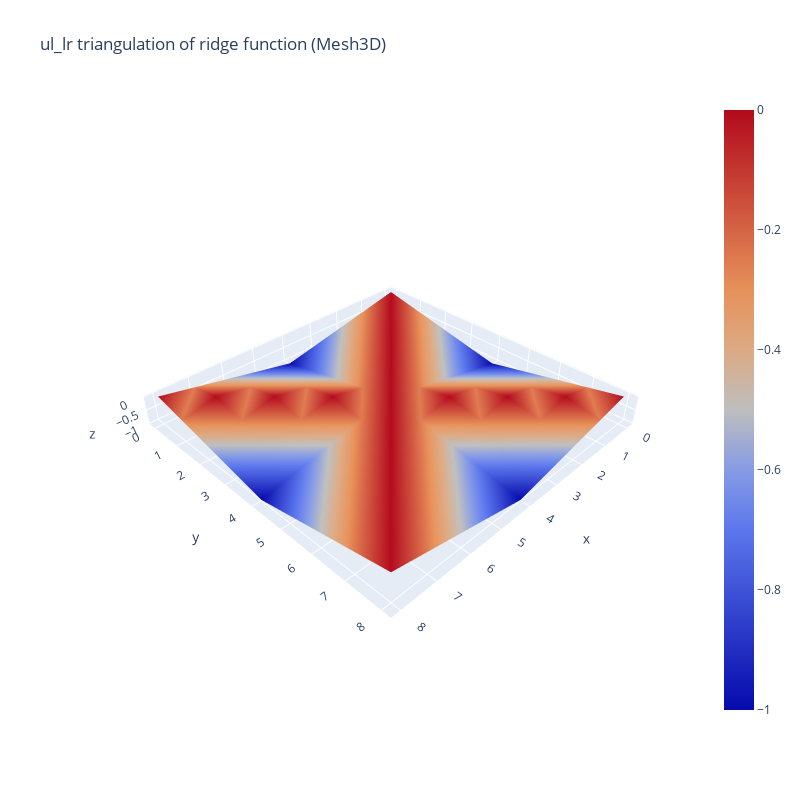
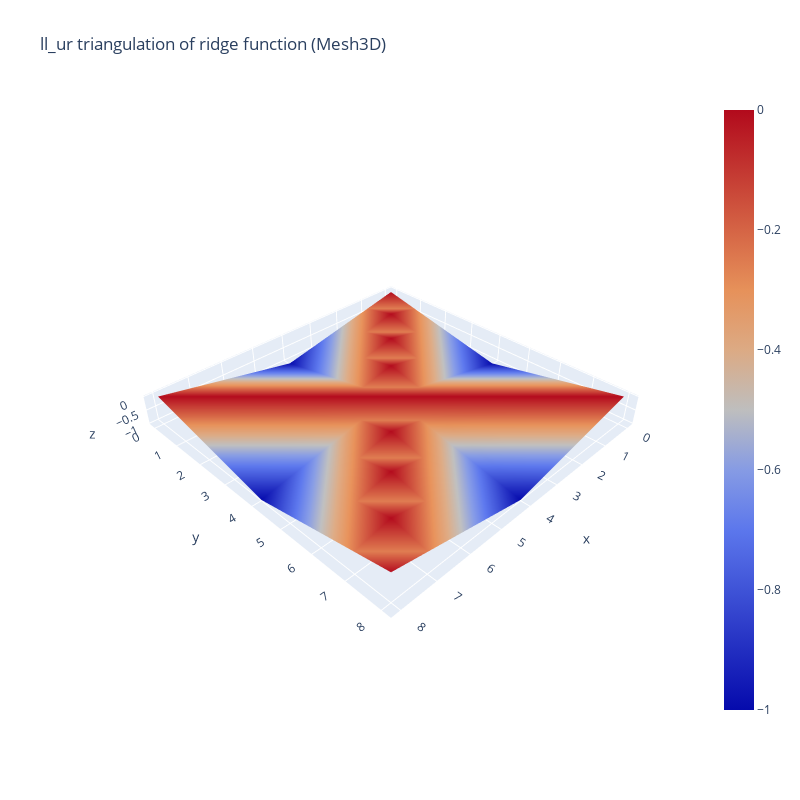
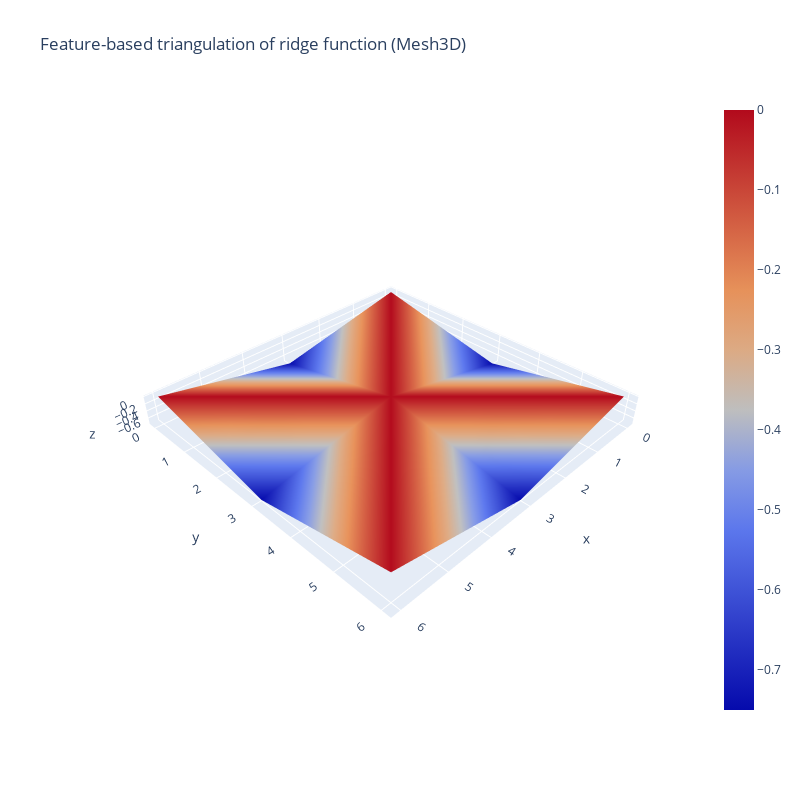

Notebook code cell kept with these figures, in order:
### Code cell
def test_plot_mesh3d():
    """ Test plot_mesh3d() """
    
    # Feature-based plots of test function
    verts, tris = make_trimesh_fixed(DEMS["ridge"], diagonal="ul_lr")
    title = "ul_lr triangulation of ridge function (Mesh3D)"
    fig = plot_mesh3d(verts, tris, title)
    fig.show()
    
    verts, tris = make_trimesh_fixed(DEMS["ridge"], diagonal="ll_ur")
    title = "ll_ur triangulation of ridge function (Mesh3D)"
    fig = plot_mesh3d(verts, tris, title)
    fig.show()
    
    verts, tris = make_trimesh_feature(DEMS["ridge"])
    title = "Feature-based triangulation of ridge function (Mesh3D)"
    fig = plot_mesh3d(verts, tris, title)
    fig.show()
    
test_plot_mesh3d()

### Figure 1 — Plotly figure (JSON) as saved in the notebook; plotly's stock layout.template omitted (floating-point values rounded to 4 significant figures)
{"data": [{"colorscale": [[0, "rgb(5,10,172)"], [0.1, "rgb(34,46,193)"], [0.2, "rgb(63,83,215)"], [0.3, "rgb(92,119,236)"], [0.4, "rgb(134,155,228)"], [0.5, "rgb(190,190,190)"], [0.6, "rgb(220,170,132)"], [0.7, "rgb(230,145,90)"], [0.8, "rgb(213,100,69)"], [0.9, "rgb(195,55,49)"], [1, "rgb(178,10,28)"]], "i": [0, 10, 1, 11, 2, 12, 3, 13, 4, 14, 5, 15, 6, 16, 7, 17, 9, 19, 10, 20, 11, 21, 12, 22, 13, 23, 14, 24, 15, 25, 16, 26, 18, 28, 19, 29, 20, 30, 21, 31, 22, 32, 23, 33, 24, 34, 25, 35, 27, 37, 28, 38, 29, 39, 30, 40, 31, 41, 32, 42, 33, 43, 34, 44, 36, 46, 37, 47, 38, 48, 39, 49, 40, 50, 41, 51, 42, 52, 43, 53, 45, 55, 46, 56, 47, 57, 48, 58, 49, 59, 50, 60, 51, 61, 52, 62, 54, 64, 55, 65, 56, 66, 57, 67, 58, 68, 59, 69, 60, 70, 61, 71, 63, 73, 64, 74, 65, 75, 66, 76, 67, 77, 68, 78, 69, 79, 70, 80], "intensity": [0, -0.25, -0.5, -0.75, -1, -0.75, -0.5, -0.25, 0, -0.25, 0, -0.25, -0.5, -0.75, -0.5, -0.25, 0, -0.25, -0.5, -0.25, 0, -0.25, -0.5, -0.25, 0, -0.25, -0.5, -0.75, -0.5, -0.25, 0, -0.25, 0, -0.25, -0.5, -0.75, -1, -0.75, -0.5, -0.25, 0, -0.25, -0.5, -0.75, -1, -0.75, -0.5, -0.25, 0, -0.25, 0, -0.25, -0.5, -0.75, -0.5, -0.25, 0, -0.25, -0.5, -0.25, 0, -0.25, -0.5, -0.25, 0, -0.25, -0.5, -0.75, -0.5, -0.25, 0, -0.25, 0, -0.25, -0.5, -0.75, -1, -0.75, -0.5, -0.25, 0], "j": [1, 9, 2, 10, 3, 11, 4, 12, 5, 13, 6, 14, 7, 15, 8, 16, 10, 18, 11, 19, 12, 20, 13, 21, 14, 22, 15, 23, 16, 24, 17, 25, 19, 27, 20, 28, 21, 29, 22, 30, 23, 31, 24, 32, 25, 33, 26, 34, 28, 36, 29, 37, 30, 38, 31, 39, 32, 40, 33, 41, 34, 42, 35, 43, 37, 45, 38, 46, 39, 47, 40, 48, 41, 49, 42, 50, 43, 51, 44, 52, 46, 54, 47, 55, 48, 56, 49, 57, 50, 58, 51, 59, 52, 60, 53, 61, 55, 63, 56, 64, 57, 65, 58, 66, 59, 67, 60, 68, 61, 69, 62, 70, 64, 72, 65, 73, 66, 74, 67, 75, 68, 76, 69, 77, 70, 78, 71, 79], "k": [10, 0, 11, 1, 12, 2, 13, 3, 14, 4, 15, 5, 16, 6, 17, 7, 19, 9, 20, 10, 21, 11, 22, 12, 23, 13, 24, 14, 25, 15, 26, 16, 28, 18, 29, 19, 30, 20, 31, 21, 32, 22, 33, 23, 34, 24, 35, 25, 37, 27, 38, 28, 39, 29, 40, 30, 41, 31, 42, 32, 43, 33, 44, 34, 46, 36, 47, 37, 48, 38, 49, 39, 50, 40, 51, 41, 52, 42, 53, 43, 55, 45, 56, 46, 57, 47, 58, 48, 59, 49, 60, 50, 61, 51, 62, 52, 64, 54, 65, 55, 66, 56, 67, 57, 68, 58, 69, 59, 70, 60, 71, 61, 73, 63, 74, 64, 75, 65, 76, 66, 77, 67, 78, 68, 79, 69, 80, 70], "type": "mesh3d", "x": [0, 1, 2, 3, 4, 5, 6, 7, 8, 0, 1, 2, 3, 4, 5, 6, 7, 8, 0, 1, 2, 3, 4, 5, 6, 7, 8, 0, 1, 2, 3, 4, 5, 6, 7, 8, 0, 1, 2, 3, 4, 5, 6, 7, 8, 0, 1, 2, 3, 4, 5, 6, 7, 8, 0, 1, 2, 3, 4, 5, 6, 7, 8, 0, 1, 2, 3, 4, 5, 6, 7, 8, 0, 1, 2, 3, 4, 5, 6, 7, 8], "y": [0, 0, 0, 0, 0, 0, 0, 0, 0, 1, 1, 1, 1, 1, 1, 1, 1, 1, 2, 2, 2, 2, 2, 2, 2, 2, 2, 3, 3, 3, 3, 3, 3, 3, 3, 3, 4, 4, 4, 4, 4, 4, 4, 4, 4, 5, 5, 5, 5, 5, 5, 5, 5, 5, 6, 6, 6, 6, 6, 6, 6, 6, 6, 7, 7, 7, 7, 7, 7, 7, 7, 7, 8, 8, 8, 8, 8, 8, 8, 8, 8], "z": [0, -0.25, -0.5, -0.75, -1, -0.75, -0.5, -0.25, 0, -0.25, 0, -0.25, -0.5, -0.75, -0.5, -0.25, 0, -0.25, -0.5, -0.25, 0, -0.25, -0.5, -0.25, 0, -0.25, -0.5, -0.75, -0.5, -0.25, 0, -0.25, 0, -0.25, -0.5, -0.75, -1, -0.75, -0.5, -0.25, 0, -0.25, -0.5, -0.75, -1, -0.75, -0.5, -0.25, 0, -0.25, 0, -0.25, -0.5, -0.75, -0.5, -0.25, 0, -0.25, -0.5, -0.25, 0, -0.25, -0.5, -0.25, 0, -0.25, -0.5, -0.75, -0.5, -0.25, 0, -0.25, 0, -0.25, -0.5, -0.75, -1, -0.75, -0.5, -0.25, 0]}], "layout": {"height": 800, "scene": {"aspectratio": {"x": 1, "y": 1, "z": 0.1}, "camera": {}}, "title": {"text": "ul_lr triangulation of ridge function (Mesh3D)"}, "width": 800}}

### Figure 2 — Plotly figure (JSON) as saved in the notebook; plotly's stock layout.template omitted (floating-point values rounded to 4 significant figures)
{"data": [{"colorscale": [[0, "rgb(5,10,172)"], [0.1, "rgb(34,46,193)"], [0.2, "rgb(63,83,215)"], [0.3, "rgb(92,119,236)"], [0.4, "rgb(134,155,228)"], [0.5, "rgb(190,190,190)"], [0.6, "rgb(220,170,132)"], [0.7, "rgb(230,145,90)"], [0.8, "rgb(213,100,69)"], [0.9, "rgb(195,55,49)"], [1, "rgb(178,10,28)"]], "i": [9, 1, 10, 2, 11, 3, 12, 4, 13, 5, 14, 6, 15, 7, 16, 8, 18, 10, 19, 11, 20, 12, 21, 13, 22, 14, 23, 15, 24, 16, 25, 17, 27, 19, 28, 20, 29, 21, 30, 22, 31, 23, 32, 24, 33, 25, 34, 26, 36, 28, 37, 29, 38, 30, 39, 31, 40, 32, 41, 33, 42, 34, 43, 35, 45, 37, 46, 38, 47, 39, 48, 40, 49, 41, 50, 42, 51, 43, 52, 44, 54, 46, 55, 47, 56, 48, 57, 49, 58, 50, 59, 51, 60, 52, 61, 53, 63, 55, 64, 56, 65, 57, 66, 58, 67, 59, 68, 60, 69, 61, 70, 62, 72, 64, 73, 65, 74, 66, 75, 67, 76, 68, 77, 69, 78, 70, 79, 71], "intensity": [0, -0.25, -0.5, -0.75, -1, -0.75, -0.5, -0.25, 0, -0.25, 0, -0.25, -0.5, -0.75, -0.5, -0.25, 0, -0.25, -0.5, -0.25, 0, -0.25, -0.5, -0.25, 0, -0.25, -0.5, -0.75, -0.5, -0.25, 0, -0.25, 0, -0.25, -0.5, -0.75, -1, -0.75, -0.5, -0.25, 0, -0.25, -0.5, -0.75, -1, -0.75, -0.5, -0.25, 0, -0.25, 0, -0.25, -0.5, -0.75, -0.5, -0.25, 0, -0.25, -0.5, -0.25, 0, -0.25, -0.5, -0.25, 0, -0.25, -0.5, -0.75, -0.5, -0.25, 0, -0.25, 0, -0.25, -0.5, -0.75, -1, -0.75, -0.5, -0.25, 0], "j": [0, 10, 1, 11, 2, 12, 3, 13, 4, 14, 5, 15, 6, 16, 7, 17, 9, 19, 10, 20, 11, 21, 12, 22, 13, 23, 14, 24, 15, 25, 16, 26, 18, 28, 19, 29, 20, 30, 21, 31, 22, 32, 23, 33, 24, 34, 25, 35, 27, 37, 28, 38, 29, 39, 30, 40, 31, 41, 32, 42, 33, 43, 34, 44, 36, 46, 37, 47, 38, 48, 39, 49, 40, 50, 41, 51, 42, 52, 43, 53, 45, 55, 46, 56, 47, 57, 48, 58, 49, 59, 50, 60, 51, 61, 52, 62, 54, 64, 55, 65, 56, 66, 57, 67, 58, 68, 59, 69, 60, 70, 61, 71, 63, 73, 64, 74, 65, 75, 66, 76, 67, 77, 68, 78, 69, 79, 70, 80], "k": [1, 9, 2, 10, 3, 11, 4, 12, 5, 13, 6, 14, 7, 15, 8, 16, 10, 18, 11, 19, 12, 20, 13, 21, 14, 22, 15, 23, 16, 24, 17, 25, 19, 27, 20, 28, 21, 29, 22, 30, 23, 31, 24, 32, 25, 33, 26, 34, 28, 36, 29, 37, 30, 38, 31, 39, 32, 40, 33, 41, 34, 42, 35, 43, 37, 45, 38, 46, 39, 47, 40, 48, 41, 49, 42, 50, 43, 51, 44, 52, 46, 54, 47, 55, 48, 56, 49, 57, 50, 58, 51, 59, 52, 60, 53, 61, 55, 63, 56, 64, 57, 65, 58, 66, 59, 67, 60, 68, 61, 69, 62, 70, 64, 72, 65, 73, 66, 74, 67, 75, 68, 76, 69, 77, 70, 78, 71, 79], "type": "mesh3d", "x": [0, 1, 2, 3, 4, 5, 6, 7, 8, 0, 1, 2, 3, 4, 5, 6, 7, 8, 0, 1, 2, 3, 4, 5, 6, 7, 8, 0, 1, 2, 3, 4, 5, 6, 7, 8, 0, 1, 2, 3, 4, 5, 6, 7, 8, 0, 1, 2, 3, 4, 5, 6, 7, 8, 0, 1, 2, 3, 4, 5, 6, 7, 8, 0, 1, 2, 3, 4, 5, 6, 7, 8, 0, 1, 2, 3, 4, 5, 6, 7, 8], "y": [0, 0, 0, 0, 0, 0, 0, 0, 0, 1, 1, 1, 1, 1, 1, 1, 1, 1, 2, 2, 2, 2, 2, 2, 2, 2, 2, 3, 3, 3, 3, 3, 3, 3, 3, 3, 4, 4, 4, 4, 4, 4, 4, 4, 4, 5, 5, 5, 5, 5, 5, 5, 5, 5, 6, 6, 6, 6, 6, 6, 6, 6, 6, 7, 7, 7, 7, 7, 7, 7, 7, 7, 8, 8, 8, 8, 8, 8, 8, 8, 8], "z": [0, -0.25, -0.5, -0.75, -1, -0.75, -0.5, -0.25, 0, -0.25, 0, -0.25, -0.5, -0.75, -0.5, -0.25, 0, -0.25, -0.5, -0.25, 0, -0.25, -0.5, -0.25, 0, -0.25, -0.5, -0.75, -0.5, -0.25, 0, -0.25, 0, -0.25, -0.5, -0.75, -1, -0.75, -0.5, -0.25, 0, -0.25, -0.5, -0.75, -1, -0.75, -0.5, -0.25, 0, -0.25, 0, -0.25, -0.5, -0.75, -0.5, -0.25, 0, -0.25, -0.5, -0.25, 0, -0.25, -0.5, -0.25, 0, -0.25, -0.5, -0.75, -0.5, -0.25, 0, -0.25, 0, -0.25, -0.5, -0.75, -1, -0.75, -0.5, -0.25, 0]}], "layout": {"height": 800, "scene": {"aspectratio": {"x": 1, "y": 1, "z": 0.1}, "camera": {}}, "title": {"text": "ll_ur triangulation of ridge function (Mesh3D)"}, "width": 800}}

### Figure 3 — Plotly figure (JSON) as saved in the notebook; plotly's stock layout.template omitted (floating-point values rounded to 4 significant figures)
{"data": [{"colorscale": [[0, "rgb(5,10,172)"], [0.1, "rgb(34,46,193)"], [0.2, "rgb(63,83,215)"], [0.3, "rgb(92,119,236)"], [0.4, "rgb(134,155,228)"], [0.5, "rgb(190,190,190)"], [0.6, "rgb(220,170,132)"], [0.7, "rgb(230,145,90)"], [0.8, "rgb(213,100,69)"], [0.9, "rgb(195,55,49)"], [1, "rgb(178,10,28)"]], "i": [0, 8, 8, 2, 9, 3, 10, 4, 4, 12, 12, 6, 14, 8, 8, 16, 16, 10, 10, 18, 18, 12, 12, 20, 21, 15, 22, 16, 16, 24, 24, 18, 18, 26, 26, 20, 28, 22, 22, 30, 30, 24, 24, 32, 32, 26, 33, 27, 28, 36, 36, 30, 30, 38, 38, 32, 32, 40, 40, 34, 42, 36, 36, 44, 44, 38, 45, 39, 46, 40, 40, 48], "intensity": [0, -0.25, -0.5, -0.75, -0.5, -0.25, 0, -0.25, 0, -0.25, -0.5, -0.25, 0, -0.25, -0.5, -0.25, 0, -0.25, 0, -0.25, -0.5, -0.75, -0.5, -0.25, 0, -0.25, -0.5, -0.75, -0.5, -0.25, 0, -0.25, 0, -0.25, -0.5, -0.25, 0, -0.25, -0.5, -0.25, 0, -0.25, 0, -0.25, -0.5, -0.75, -0.5, -0.25, 0], "j": [1, 7, 1, 9, 2, 10, 3, 11, 5, 11, 5, 13, 7, 15, 9, 15, 9, 17, 11, 17, 11, 19, 13, 19, 14, 22, 15, 23, 17, 23, 17, 25, 19, 25, 19, 27, 21, 29, 23, 29, 23, 31, 25, 31, 25, 33, 26, 34, 29, 35, 29, 37, 31, 37, 31, 39, 33, 39, 33, 41, 35, 43, 37, 43, 37, 45, 38, 46, 39, 47, 41, 47], "k": [8, 0, 2, 8, 3, 9, 4, 10, 12, 4, 6, 12, 8, 14, 16, 8, 10, 16, 18, 10, 12, 18, 20, 12, 15, 21, 16, 22, 24, 16, 18, 24, 26, 18, 20, 26, 22, 28, 30, 22, 24, 30, 32, 24, 26, 32, 27, 33, 36, 28, 30, 36, 38, 30, 32, 38, 40, 32, 34, 40, 36, 42, 44, 36, 38, 44, 39, 45, 40, 46, 48, 40], "type": "mesh3d", "x": [0, 1, 2, 3, 4, 5, 6, 0, 1, 2, 3, 4, 5, 6, 0, 1, 2, 3, 4, 5, 6, 0, 1, 2, 3, 4, 5, 6, 0, 1, 2, 3, 4, 5, 6, 0, 1, 2, 3, 4, 5, 6, 0, 1, 2, 3, 4, 5, 6], "y": [0, 0, 0, 0, 0, 0, 0, 1, 1, 1, 1, 1, 1, 1, 2, 2, 2, 2, 2, 2, 2, 3, 3, 3, 3, 3, 3, 3, 4, 4, 4, 4, 4, 4, 4, 5, 5, 5, 5, 5, 5, 5, 6, 6, 6, 6, 6, 6, 6], "z": [0, -0.25, -0.5, -0.75, -0.5, -0.25, 0, -0.25, 0, -0.25, -0.5, -0.25, 0, -0.25, -0.5, -0.25, 0, -0.25, 0, -0.25, -0.5, -0.75, -0.5, -0.25, 0, -0.25, -0.5, -0.75, -0.5, -0.25, 0, -0.25, 0, -0.25, -0.5, -0.25, 0, -0.25, -0.5, -0.25, 0, -0.25, 0, -0.25, -0.5, -0.75, -0.5, -0.25, 0]}], "layout": {"height": 800, "scene": {"aspectratio": {"x": 1, "y": 1, "z": 0.1}, "camera": {}}, "title": {"text": "Feature-based triangulation of ridge function (Mesh3D)"}, "width": 800}}
